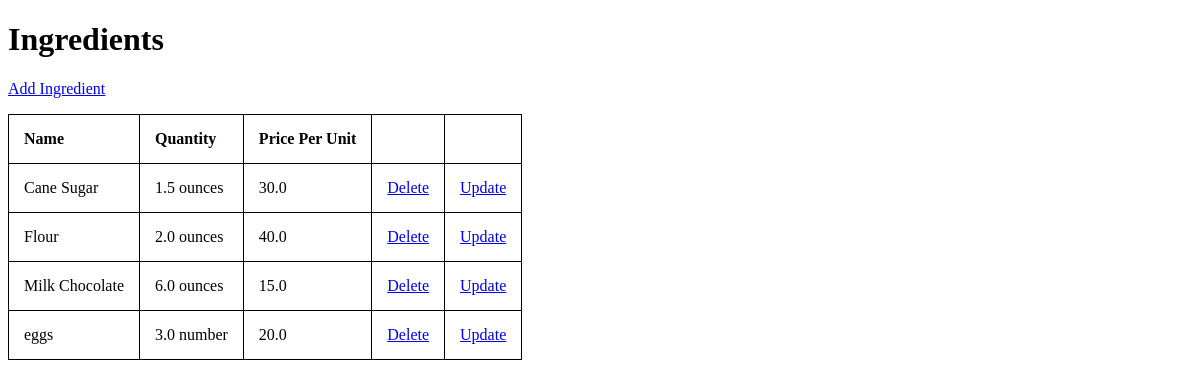
The page /ingredients/list/ (signed in) on the database as committed earlier.
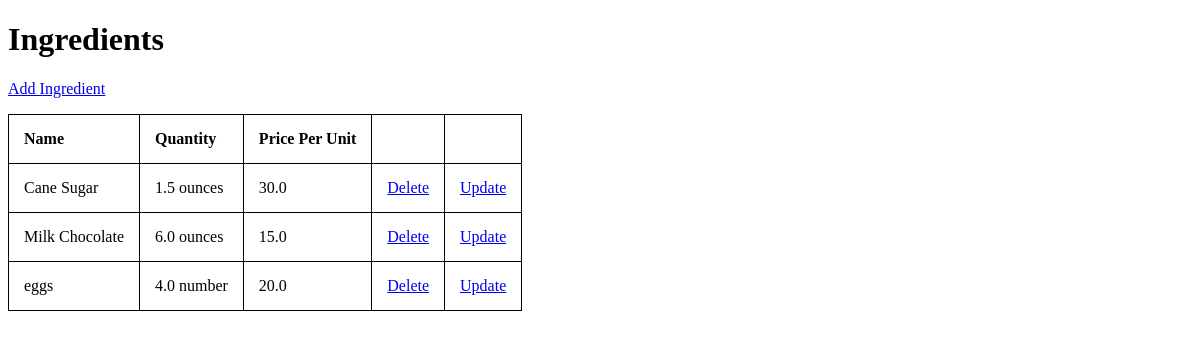
The same page on the database as committed later.
### inventory/models.py (models this page shows, shortened)
class Ingredient(models.Model):
    name = models.CharField(max_length=255)
    quantity = models.FloatField()
    unit = models.CharField(max_length=50)
    price_per_unit = models.FloatField()

### inventory/views.py (the view)
# urls.py: path("ingredients/list/", views.IngredientListView.as_view(), name="ingredient-list"),
class IngredientListView(LoginRequiredMixin,ListView):
    model = Ingredient
    template_name = "inventory/ingredients_list.html"

### inventory/templates/inventory/ingredients_list.html
{% extends 'inventory/base.html' %}
{% load static %}
{% block head %}
<link rel="stylesheet" href="{% static 'inventory/styles.css' %}" />
{% endblock %} {% block content %}
<h1>Ingredients</h1>
<p><a href="{% url 'ingredient-add' %}">Add Ingredient</a></p>
<table>
  <thead>
    <tr>
      <th>Name</th>
      <th>Quantity</th>
      <th>Price Per Unit</th>
      <th></th>
      <th></th>
    </tr>
  </thead>
  <tbody>
    {% for ingredient in object_list %}
    <tr>
      <td>{{ ingredient.name }}</td>
      <td>{{ ingredient.quantity}} {{ ingredient.unit|lower }}</td>
      <td>{{ ingredient.price_per_unit }}</td>
      <td><a href="{% url 'ingredient-delete' ingredient.id %}">Delete</a></td>
      <td><a href="{% url 'ingredient-update' ingredient.id %}">Update</a></td>
    </tr>
    {% empty %}
    <li>No ingredients yet.</li>
    {% endfor %}
  </tbody>
</table>
{% endblock %}

Rows that differ between the two databases and show on the page:
removed Ingredient: name "Flour", quantity "2.0", unit "ounces", price_per_unit "40.0"
changed Ingredient "eggs": quantity "3.0" → "4.0"
